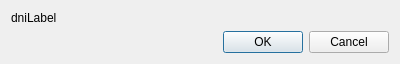
<?xml version="1.0" encoding="UTF-8"?>
<ui version="4.0">
 <class>deletePlayerDialog</class>
 <widget class="QDialog" name="deletePlayerDialog">
  <property name="geometry">
   <rect>
    <x>0</x>
    <y>0</y>
    <width>400</width>
    <height>63</height>
   </rect>
  </property>
  <property name="windowTitle">
   <string>Delete Player?</string>
  </property>
  <layout class="QVBoxLayout" name="verticalLayout">
   <item>
    <widget class="QLabel" name="dniLabel">
     <property name="maximumSize">
      <size>
       <width>16777215</width>
       <height>16777215</height>
      </size>
     </property>
     <property name="text">
      <string>dniLabel</string>
     </property>
    </widget>
   </item>
   <item>
    <widget class="QDialogButtonBox" name="buttonBox">
     <property name="orientation">
      <enum>Qt::Horizontal</enum>
     </property>
     <property name="standardButtons">
      <set>QDialogButtonBox::Cancel|QDialogButtonBox::Ok</set>
     </property>
    </widget>
   </item>
  </layout>
 </widget>
 <resources/>
 <connections>
  <connection>
   <sender>buttonBox</sender>
   <signal>accepted()</signal>
   <receiver>deletePlayerDialog</receiver>
   <slot>accept()</slot>
   <hints>
    <hint type="sourcelabel">
     <x>248</x>
     <y>254</y>
    </hint>
    <hint type="destinationlabel">
     <x>157</x>
     <y>274</y>
    </hint>
   </hints>
  </connection>
  <connection>
   <sender>buttonBox</sender>
   <signal>rejected()</signal>
   <receiver>deletePlayerDialog</receiver>
   <slot>reject()</slot>
   <hints>
    <hint type="sourcelabel">
     <x>316</x>
     <y>260</y>
    </hint>
    <hint type="destinationlabel">
     <x>286</x>
     <y>274</y>
    </hint>
   </hints>
  </connection>
 </connections>
</ui>
